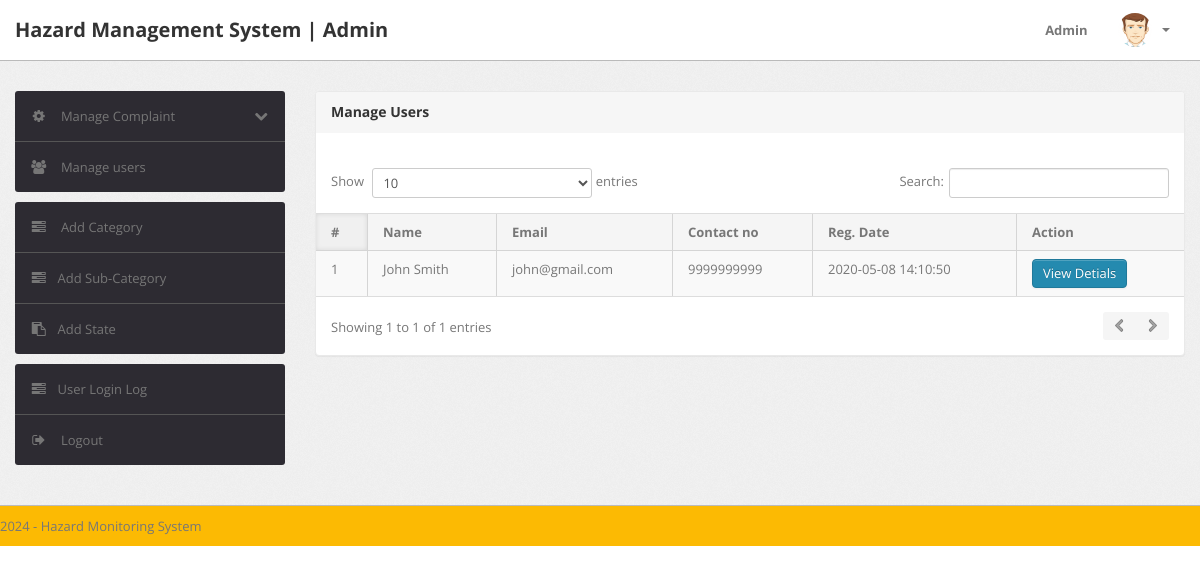
/admin/manage-users.php (signed in), run on an earlier commit of the app's database.
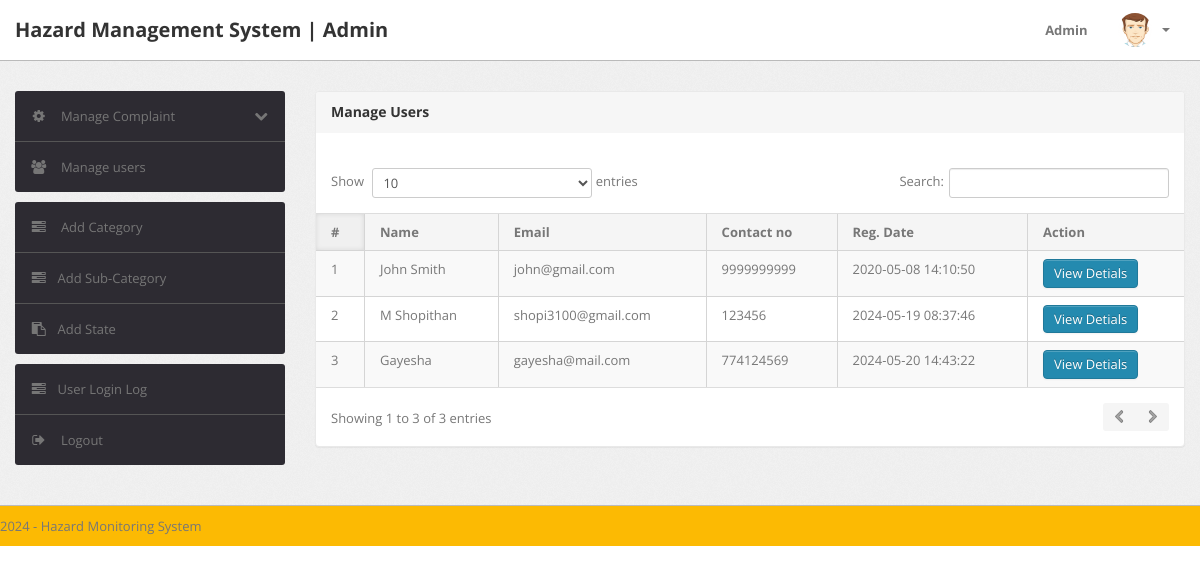
And on a later commit of the database.
### tables this page shows
CREATE TABLE `users` (
  `id` int(11) NOT NULL,
  `fullName` varchar(255) DEFAULT NULL,
  `userEmail` varchar(255) DEFAULT NULL,
  `password` varchar(255) DEFAULT NULL,
  `contactNo` bigint(11) DEFAULT NULL,
  `address` tinytext DEFAULT NULL,
  `State` varchar(255) DEFAULT NULL,
  `country` varchar(255) DEFAULT NULL,
  `pincode` int(6) DEFAULT NULL,
  `userImage` varchar(255) DEFAULT NULL,
  `regDate` timestamp NOT NULL DEFAULT current_timestamp(),
  `updationDate` timestamp NOT NULL DEFAULT '0000-00-00 00:00:00' ON UPDATE current_timestamp(),
  `status` int(1) NOT NULL
);

### admin/manage-users.php (the view, shortened to what this page needs)
<?php
include('include/config.php');
if(strlen($_SESSION['alogin'])==0)
	{
header('location:index.php');
}
else{
?>
<!DOCTYPE html>
<html lang="en">
<head>
	<link type="text/css" href="bootstrap/css/bootstrap.min.css" rel="stylesheet">
	<link type="text/css" href="bootstrap/css/bootstrap-responsive.min.css" rel="stylesheet">
	<link type="text/css" href="css/theme.css" rel="stylesheet">
	<link type="text/css" href="images/icons/css/font-awesome.css" rel="stylesheet">
</head>
<body>
<?php include('include/header.php');?>
	<div class="wrapper">
		<div class="container">
			<div class="row">
<?php include('include/sidebar.php');?>
			<div class="span9">
					<div class="content">
	<div class="module">
							<div class="module-head">
								<h3>Manage Users</h3>
							</div>
							<div class="module-body table">
									<br />
								<table cellpadding="0" cellspacing="0" border="0" class="datatable-1 table table-bordered table-striped	 display" width="100%">
									<thead>
										<tr>
											<th>#</th>
											<th> Name</th>
											<th>Email </th>
											<th>Contact no</th>
											<th>Reg. Date </th>
											<th>Action</th>
										</tr>
									</thead>
									<tbody>
<?php $query=mysqli_query($bd, "select * from users");
$cnt=1;
while($row=mysqli_fetch_array($query))
{
?>
										<tr>
											<td><?php echo htmlentities($cnt);?></td>
											<td><?php echo htmlentities($row['fullName']);?></td>
											<td><?php echo htmlentities($row['userEmail']);?></td>
											<td> <?php echo htmlentities($row['contactNo']);?></td>
											<td><?php echo htmlentities($row['regDate']);?></td>
											<td><a href="javascript:void(0);" onClick="popUpWindow('http://localhost/cms/admin/userprofile.php?uid=<?php echo htmlentities($row['id']);?>');" title="Update order">
											 <button type="button" class="btn btn-primary">View Detials</button>
											</a></td>
										<?php $cnt=$cnt+1; } ?>
								</table>
							</div>
						</div>
					</div>
				</div>
			</div>
		</div>
	</div>
<?php include('include/footer.php');?>
</body>
<?php } ?>

What changed in the data, as far as the page shows it:
added users: fullName "M Shopithan", userEmail "shopi3100@gmail.com", contactNo "123456", regDate "2024-05-19 08:37:46"
added users: fullName "Gayesha", userEmail "gayesha@mail.com", contactNo "774124569", regDate "2024-05-20 14:43:22"
Also different on the page:
text written by a page script: "Show entries Search: Showing 1 to 1 of 1 entries" → "Show entries Search: Showing 1 to 3 of 3 entries"
